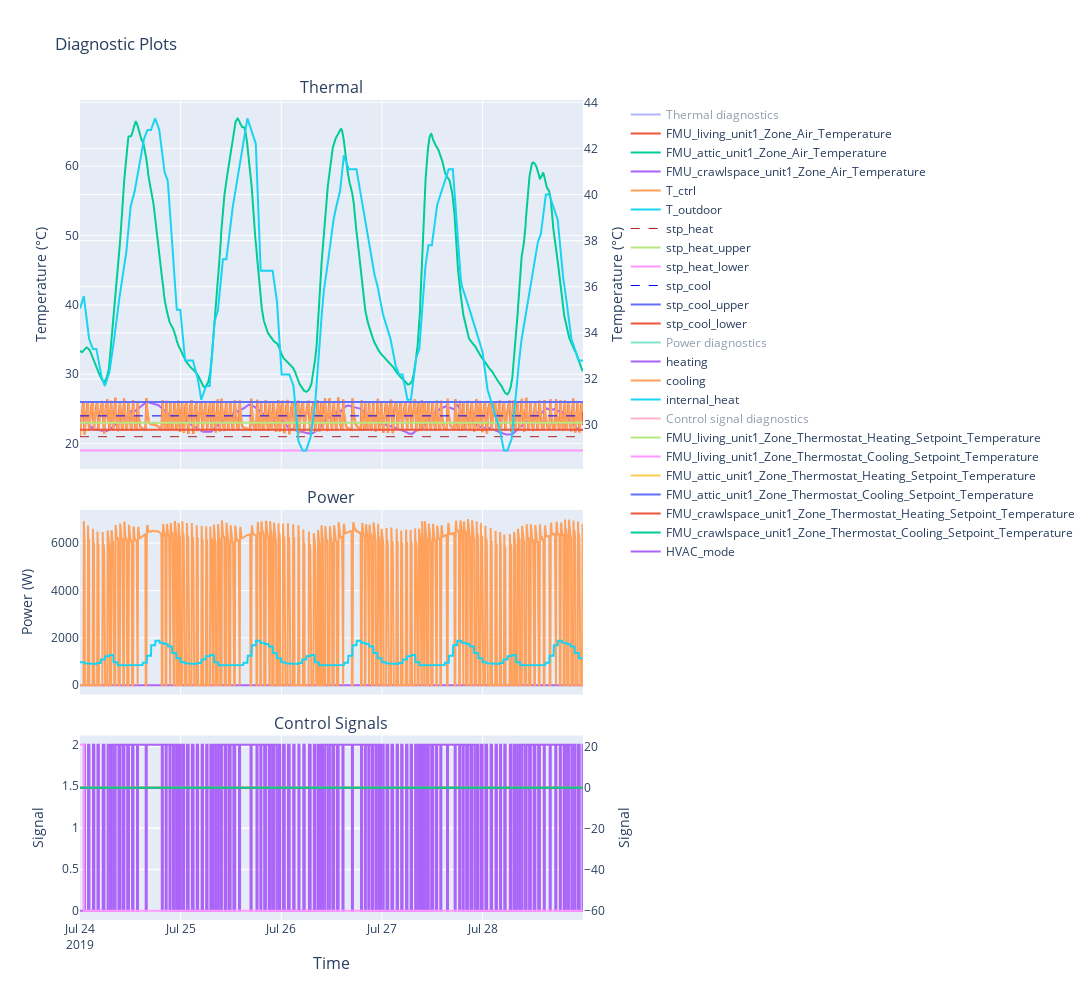

Source (notebook cell):
### Code cell
%time s.show_plots()

### Figure 1 — Plotly figure (JSON) as saved in the notebook; plotly's stock layout.template omitted (floating-point values rounded to 4 significant figures; data arrays with more than 128 entries replaced by an {"elided": "..."} marker saying what was removed)
{"data": [{"mode": "lines", "name": "Thermal diagnostics", "type": "scatter", "visible": "legendonly", "x": {"elided": "1440 str values"}, "xaxis": "x", "y": {"elided": "1440 int values"}, "yaxis": "y"}, {"mode": "lines", "name": "FMU_living_unit1_Zone_Air_Temperature", "type": "scatter", "x": {"elided": "1440 str values"}, "xaxis": "x", "y": {"elided": "1440 float values"}, "yaxis": "y"}, {"mode": "lines", "name": "FMU_attic_unit1_Zone_Air_Temperature", "type": "scatter", "x": {"elided": "1440 str values"}, "xaxis": "x", "y": {"elided": "1440 float values"}, "yaxis": "y"}, {"mode": "lines", "name": "FMU_crawlspace_unit1_Zone_Air_Temperature", "type": "scatter", "x": {"elided": "1440 str values"}, "xaxis": "x", "y": {"elided": "1440 float values"}, "yaxis": "y"}, {"mode": "lines", "name": "T_ctrl", "type": "scatter", "x": {"elided": "1440 str values"}, "xaxis": "x", "y": {"elided": "1440 float values"}, "yaxis": "y"}, {"mode": "lines", "name": "T_outdoor", "type": "scatter", "x": {"elided": "1440 str values"}, "xaxis": "x", "y": {"elided": "1440 float values"}, "yaxis": "y2"}, {"line": {"color": "firebrick", "dash": "dash", "width": 1}, "mode": "lines", "name": "stp_heat", "type": "scatter", "x": {"elided": "1440 str values"}, "xaxis": "x", "y": {"elided": "1440 int values"}, "yaxis": "y"}, {"mode": "lines", "name": "stp_heat_upper", "type": "scatter", "x": {"elided": "1440 str values"}, "xaxis": "x", "y": {"elided": "1440 int values"}, "yaxis": "y"}, {"mode": "lines", "name": "stp_heat_lower", "type": "scatter", "x": {"elided": "1440 str values"}, "xaxis": "x", "y": {"elided": "1440 int values"}, "yaxis": "y"}, {"line": {"color": "blue", "dash": "dash", "width": 1}, "mode": "lines", "name": "stp_cool", "type": "scatter", "x": {"elided": "1440 str values"}, "xaxis": "x", "y": {"elided": "1440 int values"}, "yaxis": "y"}, {"mode": "lines", "name": "stp_cool_upper", "type": "scatter", "x": {"elided": "1440 str values"}, "xaxis": "x", "y": {"elided": "1440 int values"}, "yaxis": "y"}, {"mode": "lines", "name": "stp_cool_lower", "type": "scatter", "x": {"elided": "1440 str values"}, "xaxis": "x", "y": {"elided": "1440 int values"}, "yaxis": "y"}, {"mode": "lines", "name": "Power diagnostics", "type": "scatter", "visible": "legendonly", "x": {"elided": "1440 str values"}, "xaxis": "x2", "y": {"elided": "1440 int values"}, "yaxis": "y3"}, {"mode": "lines", "name": "heating", "type": "scatter", "x": {"elided": "1440 str values"}, "xaxis": "x2", "y": {"elided": "1440 int values"}, "yaxis": "y3"}, {"mode": "lines", "name": "cooling", "type": "scatter", "x": {"elided": "1440 str values"}, "xaxis": "x2", "y": {"elided": "1440 float values"}, "yaxis": "y3"}, {"mode": "lines", "name": "internal_heat", "type": "scatter", "x": {"elided": "1440 str values"}, "xaxis": "x2", "y": {"elided": "1440 float values"}, "yaxis": "y3"}, {"mode": "lines", "name": "Control signal diagnostics", "type": "scatter", "visible": "legendonly", "x": {"elided": "1440 str values"}, "xaxis": "x3", "y": {"elided": "1440 int values"}, "yaxis": "y4"}, {"line": {"shape": "hv"}, "mode": "lines", "name": "FMU_living_unit1_Zone_Thermostat_Heating_Setpoint_Temperature", "type": "scatter", "x": {"elided": "1440 str values"}, "xaxis": "x3", "y": {"elided": "1440 int values"}, "yaxis": "y5"}, {"line": {"shape": "hv"}, "mode": "lines", "name": "FMU_living_unit1_Zone_Thermostat_Cooling_Setpoint_Temperature", "type": "scatter", "x": {"elided": "1440 str values"}, "xaxis": "x3", "y": {"elided": "1440 float values"}, "yaxis": "y5"}, {"line": {"shape": "hv"}, "mode": "lines", "name": "FMU_attic_unit1_Zone_Thermostat_Heating_Setpoint_Temperature", "type": "scatter", "x": {"elided": "1440 str values"}, "xaxis": "x3", "y": {"elided": "1440 int values"}, "yaxis": "y5"}, {"line": {"shape": "hv"}, "mode": "lines", "name": "FMU_attic_unit1_Zone_Thermostat_Cooling_Setpoint_Temperature", "type": "scatter", "x": {"elided": "1440 str values"}, "xaxis": "x3", "y": {"elided": "1440 int values"}, "yaxis": "y5"}, {"line": {"shape": "hv"}, "mode": "lines", "name": "FMU_crawlspace_unit1_Zone_Thermostat_Heating_Setpoint_Temperature", "type": "scatter", "x": {"elided": "1440 str values"}, "xaxis": "x3", "y": {"elided": "1440 int values"}, "yaxis": "y5"}, {"line": {"shape": "hv"}, "mode": "lines", "name": "FMU_crawlspace_unit1_Zone_Thermostat_Cooling_Setpoint_Temperature", "type": "scatter", "x": {"elided": "1440 str values"}, "xaxis": "x3", "y": {"elided": "1440 int values"}, "yaxis": "y5"}, {"line": {"shape": "hv"}, "mode": "lines", "name": "HVAC_mode", "type": "scatter", "x": {"elided": "1440 str values"}, "xaxis": "x3", "y": {"elided": "1440 int values"}, "yaxis": "y4"}], "layout": {"annotations": [{"font": {"size": 16}, "showarrow": false, "text": "Thermal", "x": 0.47, "xanchor": "center", "xref": "paper", "y": 1, "yanchor": "bottom", "yref": "paper"}, {"font": {"size": 16}, "showarrow": false, "text": "Power", "x": 0.47, "xanchor": "center", "xref": "paper", "y": 0.5, "yanchor": "bottom", "yref": "paper"}, {"font": {"size": 16}, "showarrow": false, "text": "Control Signals", "x": 0.47, "xanchor": "center", "xref": "paper", "y": 0.225, "yanchor": "bottom", "yref": "paper"}, {"font": {"size": 16}, "showarrow": false, "text": "Time", "x": 0.47, "xanchor": "center", "xref": "paper", "y": 0, "yanchor": "top", "yref": "paper", "yshift": -30}], "autosize": false, "height": 1000, "hovermode": "closest", "title": {"text": "Diagnostic Plots"}, "width": 1500, "xaxis": {"anchor": "y", "autorange": true, "domain": [0, 0.94], "matches": "x3", "range": ["2019-07-24", "2019-07-28 23:55"], "showticklabels": false, "type": "date"}, "xaxis2": {"anchor": "y3", "autorange": true, "domain": [0, 0.94], "matches": "x3", "range": ["2019-07-24", "2019-07-28 23:55"], "showticklabels": false, "type": "date"}, "xaxis3": {"anchor": "y4", "autorange": true, "domain": [0, 0.94], "range": ["2019-07-24", "2019-07-28 23:55"], "type": "date"}, "yaxis": {"anchor": "x", "autorange": true, "domain": [0.55, 1], "range": [16.34, 69.55], "title": {"text": "Temperature (°C)"}, "type": "linear"}, "yaxis2": {"anchor": "x", "autorange": true, "overlaying": "y", "range": [28.1, 44.1], "side": "right", "title": {"text": "Temperature (°C)"}, "type": "linear"}, "yaxis3": {"anchor": "x2", "autorange": true, "domain": [0.275, 0.5], "range": [-389.5, 7401.0], "title": {"text": "Power (W)"}, "type": "linear"}, "yaxis4": {"anchor": "x3", "autorange": true, "domain": [0, 0.225], "range": [-0.1111, 2.111], "title": {"text": "Signal"}, "type": "linear"}, "yaxis5": {"anchor": "x3", "autorange": true, "overlaying": "y4", "range": [-64.5, 25.5], "side": "right", "title": {"text": "Signal"}, "type": "linear"}}}
